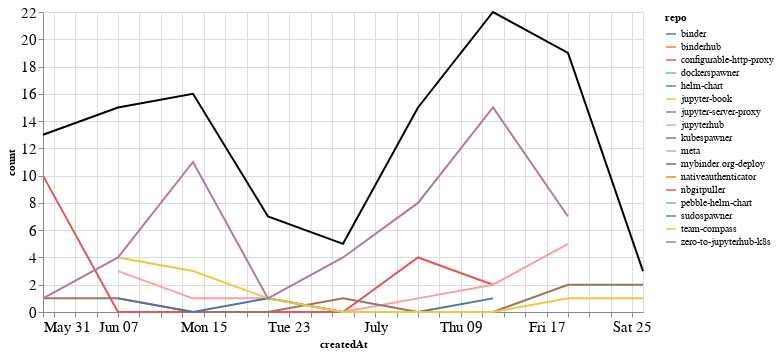

Notebook code for this chart:
### Markdown cell above
## Comments

### Code cell
comments_time = comments.groupby('repo').resample('W', on='createdAt').count()['author'].reset_index()
comments_time = comments_time.rename(columns={'author': 'count'})
comments_time_total = comments_time.groupby('createdAt').agg({"count": "sum"}).reset_index()
ch1 = alt.Chart(comments_time, width=600).mark_line().encode(
    x='createdAt',
    y='count',
    color='repo',
    tooltip="repo"
)

ch2 = alt.Chart(comments_time_total, width=600).mark_line(color="black").encode(
    x='createdAt',
    y='count',
)

ch1 + ch2

### Figure 1 — Vega-Lite specification as saved in the notebook (floating-point values rounded to 4 significant figures)
{"config": {"axisLeft": {"labelFontSize": 15}, "axisBottom": {"labelFontSize": 15}}, "layer": [{"data": {"name": "data-d7fe173750373c073d234b7b149288a4"}, "mark": "line", "encoding": {"color": {"type": "nominal", "field": "repo"}, "tooltip": {"type": "nominal", "field": "repo"}, "x": {"type": "temporal", "field": "createdAt"}, "y": {"type": "quantitative", "field": "count"}}, "width": 600}, {"data": {"name": "data-18406c1d9b329996bf9768568cff8b83"}, "mark": {"type": "line", "color": "black"}, "encoding": {"x": {"type": "temporal", "field": "createdAt"}, "y": {"type": "quantitative", "field": "count"}}, "width": 600}], "$schema": "https://vega.github.io/schema/vega-lite/v4.8.1.json", "datasets": {"data-d7fe173750373c073d234b7b149288a4": [{"repo": "binder", "createdAt": "2020-07-19T00:00:00", "count": 2}, {"repo": "binderhub", "createdAt": "2020-05-31T00:00:00", "count": 1}, {"repo": "configurable-http-proxy", "createdAt": "2020-05-31T00:00:00", "count": 10}, {"repo": "configurable-http-proxy", "createdAt": "2020-06-07T00:00:00", "count": 0}, {"repo": "configurable-http-proxy", "createdAt": "2020-06-14T00:00:00", "count": 0}, {"repo": "configurable-http-proxy", "createdAt": "2020-06-21T00:00:00", "count": 0}, {"repo": "configurable-http-proxy", "createdAt": "2020-06-28T00:00:00", "count": 0}, {"repo": "configurable-http-proxy", "createdAt": "2020-07-05T00:00:00", "count": 4}, {"repo": "configurable-http-proxy", "createdAt": "2020-07-12T00:00:00", "count": 2}, {"repo": "dockerspawner", "createdAt": "2020-07-05T00:00:00", "count": 1}, {"repo": "helm-chart", "createdAt": "2020-06-07T00:00:00", "count": 1}, {"repo": "jupyter-book", "createdAt": "2020-07-12T00:00:00", "count": 1}, {"repo": "jupyter-server-proxy", "createdAt": "2020-06-14T00:00:00", "count": 1}, {"repo": "jupyterhub", "createdAt": "2020-06-07T00:00:00", "count": 3}, {"repo": "jupyterhub", "createdAt": "2020-06-14T00:00:00", "count": 1}, {"repo": "jupyterhub", "createdAt": "2020-06-21T00:00:00", "count": 1}, {"repo": "jupyterhub", "createdAt": "2020-06-28T00:00:00", "count": 0}, {"repo": "jupyterhub", "createdAt": "2020-07-05T00:00:00", "count": 1}, {"repo": "jupyterhub", "createdAt": "2020-07-12T00:00:00", "count": 2}, {"repo": "jupyterhub", "createdAt": "2020-07-19T00:00:00", "count": 5}, {"repo": "kubespawner", "createdAt": "2020-05-31T00:00:00", "count": 1}, {"repo": "kubespawner", "createdAt": "2020-06-07T00:00:00", "count": 1}, {"repo": "kubespawner", "createdAt": "2020-06-14T00:00:00", "count": 0}, {"repo": "kubespawner", "createdAt": "2020-06-21T00:00:00", "count": 0}, {"repo": "kubespawner", "createdAt": "2020-06-28T00:00:00", "count": 1}, {"repo": "kubespawner", "createdAt": "2020-07-05T00:00:00", "count": 0}, {"repo": "kubespawner", "createdAt": "2020-07-12T00:00:00", "count": 0}, {"repo": "kubespawner", "createdAt": "2020-07-19T00:00:00", "count": 2}, {"repo": "kubespawner", "createdAt": "2020-07-26T00:00:00", "count": 2}, {"repo": "meta", "createdAt": "2020-07-19T00:00:00", "count": 2}, {"repo": "mybinder.org-deploy", "createdAt": "2020-06-07T00:00:00", "count": 1}, {"repo": "mybinder.org-deploy", "createdAt": "2020-06-14T00:00:00", "count": 0}, {"repo": "mybinder.org-deploy", "createdAt": "2020-06-21T00:00:00", "count": 1}, {"repo": "mybinder.org-deploy", "createdAt": "2020-06-28T00:00:00", "count": 0}, {"repo": "mybinder.org-deploy", "createdAt": "2020-07-05T00:00:00", "count": 0}, {"repo": "mybinder.org-deploy", "createdAt": "2020-07-12T00:00:00", "count": 1}, {"repo": "nativeauthenticator", "createdAt": "2020-07-12T00:00:00", "count": 1}, {"repo": "nbgitpuller", "createdAt": "2020-07-05T00:00:00", "count": 1}, {"repo": "pebble-helm-chart", "createdAt": "2020-06-07T00:00:00", "count": 1}, {"repo": "sudospawner", "createdAt": "2020-06-21T00:00:00", "count": 3}, {"repo": "team-compass", "createdAt": "2020-06-07T00:00:00", "count": 4}, {"repo": "team-compass", "createdAt": "2020-06-14T00:00:00", "count": 3}, {"repo": "team-compass", "createdAt": "2020-06-21T00:00:00", "count": 1}, {"repo": "team-compass", "createdAt": "2020-06-28T00:00:00", "count": 0}, {"repo": "team-compass", "createdAt": "2020-07-05T00:00:00", "count": 0}, {"repo": "team-compass", "createdAt": "2020-07-12T00:00:00", "count": 0}, {"repo": "team-compass", "createdAt": "2020-07-19T00:00:00", "count": 1}, {"repo": "team-compass", "createdAt": "2020-07-26T00:00:00", "count": 1}, {"repo": "zero-to-jupyterhub-k8s", "createdAt": "2020-05-31T00:00:00", "count": 1}, {"repo": "zero-to-jupyterhub-k8s", "createdAt": "2020-06-07T00:00:00", "count": 4}, {"repo": "zero-to-jupyterhub-k8s", "createdAt": "2020-06-14T00:00:00", "count": 11}, {"repo": "zero-to-jupyterhub-k8s", "createdAt": "2020-06-21T00:00:00", "count": 1}, {"repo": "zero-to-jupyterhub-k8s", "createdAt": "2020-06-28T00:00:00", "count": 4}, {"repo": "zero-to-jupyterhub-k8s", "createdAt": "2020-07-05T00:00:00", "count": 8}, {"repo": "zero-to-jupyterhub-k8s", "createdAt": "2020-07-12T00:00:00", "count": 15}, {"repo": "zero-to-jupyterhub-k8s", "createdAt": "2020-07-19T00:00:00", "count": 7}], "data-18406c1d9b329996bf9768568cff8b83": [{"createdAt": "2020-05-31T00:00:00", "count": 13}, {"createdAt": "2020-06-07T00:00:00", "count": 15}, {"createdAt": "2020-06-14T00:00:00", "count": 16}, {"createdAt": "2020-06-21T00:00:00", "count": 7}, {"createdAt": "2020-06-28T00:00:00", "count": 5}, {"createdAt": "2020-07-05T00:00:00", "count": 15}, {"createdAt": "2020-07-12T00:00:00", "count": 22}, {"createdAt": "2020-07-19T00:00:00", "count": 19}, {"createdAt": "2020-07-26T00:00:00", "count": 3}]}}
